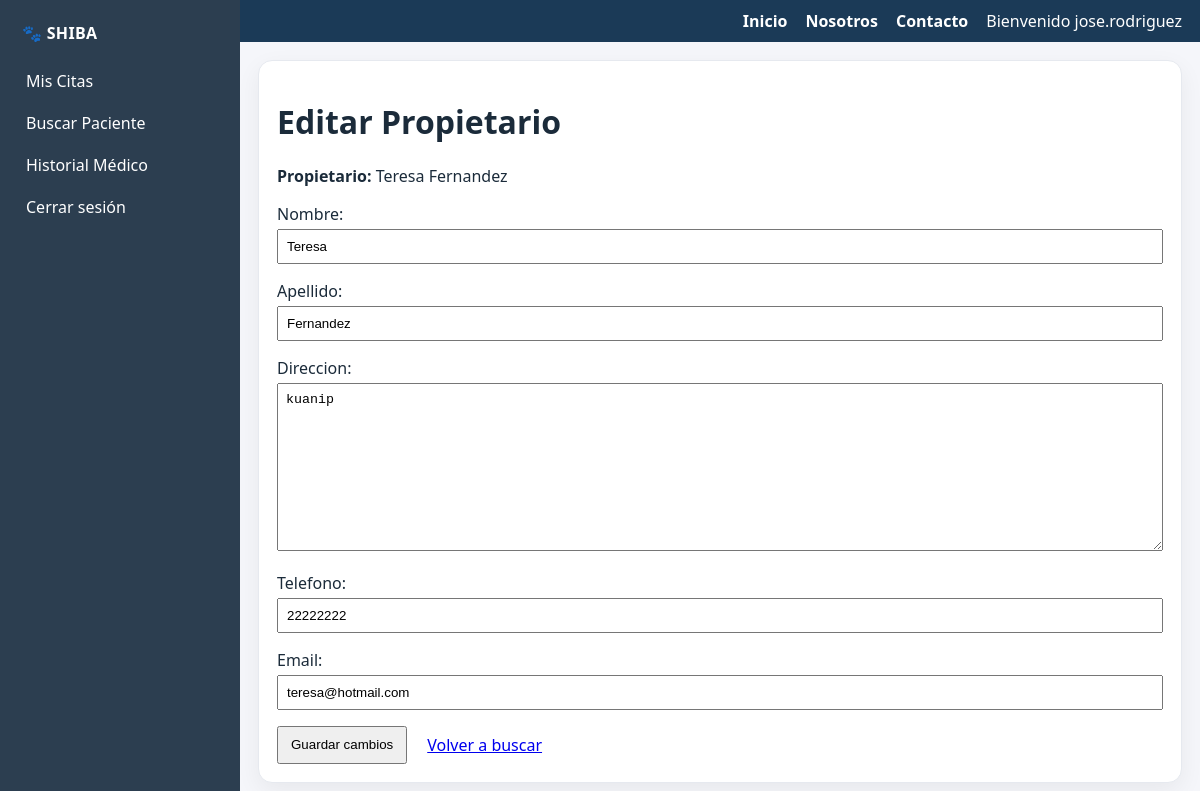
The page /editarpropietario/1/ (signed in) on the database its author committed.
### GestionVeterinaria_app/models.py (models this page shows, shortened)
class Propietario(models.Model):
    nombre = models.CharField(max_length=100)
    apellido = models.CharField(max_length=100)
    direccion = models.TextField()
    telefono = models.CharField(max_length=20)
    email = models.EmailField(unique=True)
    class Meta:
        default_permissions = ("add", "change", "delete", "view")
        verbose_name = "Propietario"
        verbose_name_plural = "Propietarios"

### GestionVeterinaria_app/views.py (the view)
# urls.py: path('editarpropietario/<int:propietario_id>/', views.editar_propietario, name='editar_propietario'),
@login_required
def editar_propietario(request, propietario_id):
    propietario = get_object_or_404(Propietario, id=propietario_id)
    if request.method == "POST":
        form = PropietarioForm(request.POST, instance=propietario)
        if form.is_valid():
            form.save()
            messages.success(request, "Propietario actualizado correctamente.")
            return redirect("buscar_propietario")
    else:
        form = PropietarioForm(instance=propietario)
    return render(request, "GestionVeterinaria_app/editar_propietario.html",  # ← ruta corregida
                  {"form": form, "propietario": propietario})

### GestionVeterinaria_app/forms.py
class PropietarioForm(forms.ModelForm):
    class Meta:
        model = Propietario
        fields = ['nombre', 'apellido', 'direccion', 'telefono', 'email']

### templates/GestionVeterinaria_app/editar_propietario.html (shortened to what this page needs)
{% extends "GestionVeterinaria_app/base.html" %}
{% block content %}
  <h1>Editar Propietario</h1>
  <p><strong>Propietario:</strong> {{ propietario.nombre }} {{ propietario.apellido }}</p>
  <form method="post">
    <div class="row">
      {{ form.as_p }}
    </div>
    <div class="actions">
      <button type="submit">Guardar cambios</button>
      <a class="btn" href="{% url 'buscar_propietario' %}">Volver a buscar</a>
    </div>
  </form>
{% endblock %}

### templates/GestionVeterinaria_app/base.html (shortened to what this page needs)
{% load static %}
<!DOCTYPE html>
<html lang="es">
<head>
</head>
<body>
  <aside class="sidebar">
    <div class="brand">🐾 SHIBA</div>
    <nav class="nav">
      {% with name=request.resolver_match.url_name %}
        {% if user.is_authenticated %}
          {% for g in user.groups.all %}
            {% if g.name == 'administrativo' %}
              <a href="{% url 'citas_list' %}" class="{% if name == 'citas_list' %}active{% endif %}">Citas</a>
              <a href="{% url 'nueva_cita' %}" class="{% if name == 'nueva_cita' %}active{% endif %}">Programar Cita</a>
              <a href="{% url 'nuevo_paciente' %}" class="{% if name == 'nuevo_paciente' %}active{% endif %}">Registrar Paciente</a>
              <a href="{% url 'buscar_paciente' %}" class="{% if name == 'buscar_paciente' %}active{% endif %}">Buscar Paciente</a>
              <a href="{% url 'nuevo_propietario' %}" class="{% if name == 'nuevo_propietario' %}active{% endif %}">Registrar Propietario</a>
              <a href="{% url 'buscar_propietario' %}" class="{% if name == 'buscar_propietario' %}active{% endif %}">Buscar Propietario</a>
              <a href="{% url 'historialmedico' %}" class="{% if name == 'historialmedico' %}active{% endif %}">Historial Médico</a>
              <a href="{% url 'estadisticas' %}" class="{% if name == 'estadisticas' %}active{% endif %}">Estadísticas</a>
            {% elif g.name == 'veterinario' %}
              <a href="{% url 'mis_citas' %}" class="{% if name == 'mis_citas' %}active{% endif %}">Mis Citas</a>
              <a href="{% url 'buscar_paciente' %}" class="{% if name == 'buscar_paciente' %}active{% endif %}">Buscar Paciente</a>
              <a href="{% url 'historialmedico' %}" class="{% if name == 'historialmedico' %}active{% endif %}">Historial Médico</a>
            {% endif %}
          {% endfor %}
          {% if user.is_authenticated and name != 'login' %}
            <a href="{% url 'logout' %}">Cerrar sesión</a>
          {% endif %}
        {% else %}
          <a href="{% url 'login' %}" class="{% if name == 'login' %}active{% endif %}">Ingresar</a>
        {% endif %}
      {% endwith %}
    </nav>
  </aside>
  <div class="main">
    <div class="topbar">
      <a href="{% url 'home' %}" class="{% if name == 'home' %}active{% endif %}">Inicio</a>
      <a href="{% url 'nosotros' %}">Nosotros</a>
      <a href="{% url 'contacto' %}">Contacto</a>
      {% if user.is_authenticated %}
        <span>Bienvenido {{ user.username }}</span>
      {% else %}
        <a href="{% url 'login' %}">Ingresar</a>
      {% endif %}
    </div>
    <main class="page">
      <div class="card">
        <div class="content">
          {% block content %}{% endblock %}
        </div>
      </div>
    </main>
  </div>
</body>
</html>

### templates/GestionVeterinaria_app/base.html (style rules this page uses)
:root { --sidebar:#2c3e50; --topbar:#1b3a57; --bg:#f5f6fa; --card:#fff; --text:#1b2b3a; --muted:#94a3b8; --border:#e6e9ef; --radius:14px; --shadow:0 8px 24px rgba(0,0,0,.06); }
* { box-sizing:border-box }
html,body { height:100% }
body { margin:0; display:flex; min-height:100vh; font-family:system-ui,-apple-system,Segoe UI,Roboto,Ubuntu,Arial,sans-serif; color:var(--text); background:var(--bg); }
.sidebar { width:240px; background:var(--sidebar); color:#fff; display:flex; flex-direction:column; padding:18px 14px; gap:6px; position:sticky; top:0; height:100vh; }
.brand { font-weight:800; letter-spacing:.3px; margin:4px 8px 10px }
.nav a { color:#fff; text-decoration:none; padding:10px 12px; border-radius:8px; display:block; transition:background .15s ease; }
.main { flex:1; display:flex; flex-direction:column; min-width:0 }
.topbar { background:var(--topbar); color:#fff; padding:10px 18px; display:flex; align-items:center; gap:18px; justify-content:flex-end; }
.topbar a { color:#fff; text-decoration:none; font-weight:600 }
.page { padding:18px }
.card { background:var(--card); border:1px solid var(--border); border-radius:var(--radius); box-shadow:var(--shadow) }
.card .content { padding:18px }

### templates/GestionVeterinaria_app/editar_propietario.html (style rules this page uses)
form .row { margin-bottom:10px }
label { display:block;margin-bottom:4px }
input, textarea { width:100%;padding:8px;box-sizing:border-box }
button, .btn { padding:8px 12px }
.actions { display:flex;gap:8px;margin-top:12px }

### rows shown on the page
Propietario: nombre "Teresa", apellido "Fernandez", direccion "kuanip", telefono "22222222", email "teresa@hotmail.com"

### other values the page prints
{{ user.username }} "jose.rodriguez"
